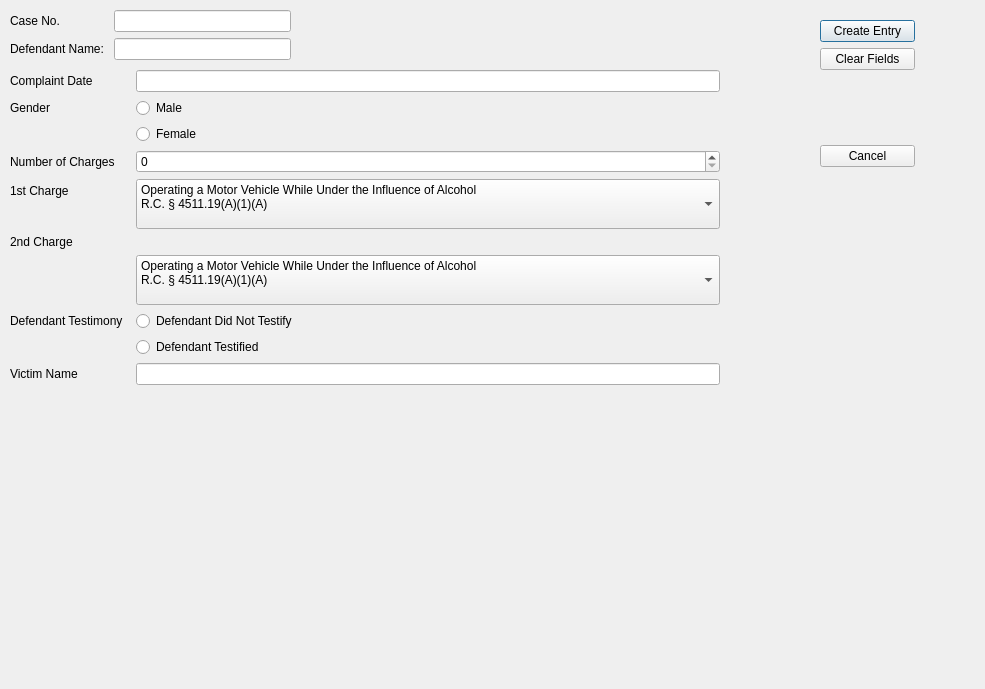
<?xml version="1.0" encoding="UTF-8"?>
<ui version="4.0">
 <class>JuryInstructionsDialog</class>
 <widget class="QDialog" name="JuryInstructionsDialog">
  <property name="geometry">
   <rect>
    <x>0</x>
    <y>0</y>
    <width>985</width>
    <height>689</height>
   </rect>
  </property>
  <property name="windowTitle">
   <string>Jury Instructions</string>
  </property>
  <widget class="QWidget" name="layoutWidget">
   <property name="geometry">
    <rect>
     <x>10</x>
     <y>10</y>
     <width>281</width>
     <height>52</height>
    </rect>
   </property>
   <layout class="QFormLayout" name="formLayout">
    <item row="0" column="0">
     <widget class="QLabel" name="label">
      <property name="text">
       <string>Case No.</string>
      </property>
     </widget>
    </item>
    <item row="0" column="1">
     <widget class="QLineEdit" name="CaseNo_lineEdit"/>
    </item>
    <item row="1" column="0">
     <widget class="QLabel" name="label_2">
      <property name="text">
       <string>Defendant Name: </string>
      </property>
     </widget>
    </item>
    <item row="1" column="1">
     <widget class="QLineEdit" name="DefendantName_lineEdit"/>
    </item>
   </layout>
  </widget>
  <widget class="QWidget" name="layoutWidget">
   <property name="geometry">
    <rect>
     <x>820</x>
     <y>20</y>
     <width>95</width>
     <height>147</height>
    </rect>
   </property>
   <layout class="QVBoxLayout" name="verticalLayout">
    <item>
     <widget class="QPushButton" name="pushButton">
      <property name="text">
       <string>Create Entry</string>
      </property>
     </widget>
    </item>
    <item>
     <widget class="QPushButton" name="pushButton_2">
      <property name="text">
       <string>Clear Fields</string>
      </property>
     </widget>
    </item>
    <item>
     <spacer name="verticalSpacer">
      <property name="orientation">
       <enum>Qt::Vertical</enum>
      </property>
      <property name="sizeHint" stdset="0">
       <size>
        <width>20</width>
        <height>58</height>
       </size>
      </property>
     </spacer>
    </item>
    <item>
     <widget class="QPushButton" name="pushButton_3">
      <property name="text">
       <string>Cancel</string>
      </property>
     </widget>
    </item>
   </layout>
  </widget>
  <widget class="QWidget" name="layoutWidget">
   <property name="geometry">
    <rect>
     <x>10</x>
     <y>70</y>
     <width>710</width>
     <height>341</height>
    </rect>
   </property>
   <layout class="QFormLayout" name="formLayout_2">
    <item row="0" column="0">
     <widget class="QLabel" name="label_3">
      <property name="text">
       <string>Complaint Date</string>
      </property>
     </widget>
    </item>
    <item row="0" column="1">
     <widget class="QLineEdit" name="ComplaintDate_lineEdit"/>
    </item>
    <item row="1" column="0">
     <widget class="QLabel" name="label_7">
      <property name="text">
       <string>Gender</string>
      </property>
     </widget>
    </item>
    <item row="2" column="1">
     <widget class="QRadioButton" name="radioButton_4">
      <property name="text">
       <string>Female</string>
      </property>
      <attribute name="buttonGroup">
       <string notr="true">buttonGroup_2</string>
      </attribute>
     </widget>
    </item>
    <item row="4" column="0">
     <widget class="QLabel" name="label_4">
      <property name="text">
       <string>1st Charge</string>
      </property>
     </widget>
    </item>
    <item row="4" column="1">
     <widget class="QComboBox" name="FirstCharge_comboBox">
      <property name="sizePolicy">
       <sizepolicy hsizetype="Preferred" vsizetype="Fixed">
        <horstretch>0</horstretch>
        <verstretch>0</verstretch>
       </sizepolicy>
      </property>
      <property name="minimumSize">
       <size>
        <width>0</width>
        <height>50</height>
       </size>
      </property>
      <item>
       <property name="text">
        <string>Operating a Motor Vehicle While Under the Influence of Alcohol 
R.C. § 4511.19(A)(1)(A)
</string>
       </property>
      </item>
      <item>
       <property name="text">
        <string>Operating a Motor Vehicle with a Prohibited Concentration of Alcohol 
R.C. § 4511.19(A)(1)(D)
</string>
       </property>
      </item>
     </widget>
    </item>
    <item row="5" column="0">
     <widget class="QLabel" name="label_5">
      <property name="text">
       <string>2nd Charge</string>
      </property>
     </widget>
    </item>
    <item row="6" column="1">
     <widget class="QComboBox" name="SecondCharge_comboBox">
      <property name="minimumSize">
       <size>
        <width>0</width>
        <height>50</height>
       </size>
      </property>
      <item>
       <property name="text">
        <string>Operating a Motor Vehicle While Under the Influence of Alcohol 
R.C. § 4511.19(A)(1)(A)
</string>
       </property>
      </item>
      <item>
       <property name="text">
        <string>Operating a Motor Vehicle with a Prohibited Concentration of Alcohol 
R.C. § 4511.19(A)(1)(D)
</string>
       </property>
      </item>
     </widget>
    </item>
    <item row="7" column="1">
     <widget class="QRadioButton" name="radioButton_2">
      <property name="text">
       <string>Defendant Did Not Testify</string>
      </property>
      <attribute name="buttonGroup">
       <string notr="true">buttonGroup</string>
      </attribute>
     </widget>
    </item>
    <item row="9" column="0">
     <widget class="QLabel" name="label_6">
      <property name="text">
       <string>Victim Name</string>
      </property>
     </widget>
    </item>
    <item row="9" column="1">
     <widget class="QLineEdit" name="VictimName_lineEdit"/>
    </item>
    <item row="1" column="1">
     <widget class="QRadioButton" name="radioButton_3">
      <property name="text">
       <string>Male</string>
      </property>
      <attribute name="buttonGroup">
       <string notr="true">buttonGroup_2</string>
      </attribute>
     </widget>
    </item>
    <item row="8" column="1">
     <widget class="QRadioButton" name="radioButton">
      <property name="text">
       <string>Defendant Testified</string>
      </property>
      <attribute name="buttonGroup">
       <string notr="true">buttonGroup</string>
      </attribute>
     </widget>
    </item>
    <item row="7" column="0">
     <widget class="QLabel" name="label_8">
      <property name="text">
       <string>Defendant Testimony  </string>
      </property>
     </widget>
    </item>
    <item row="3" column="0">
     <widget class="QLabel" name="label_9">
      <property name="text">
       <string>Number of Charges</string>
      </property>
     </widget>
    </item>
    <item row="3" column="1">
     <widget class="QSpinBox" name="spinBox"/>
    </item>
   </layout>
  </widget>
 </widget>
 <tabstops>
  <tabstop>CaseNo_lineEdit</tabstop>
  <tabstop>DefendantName_lineEdit</tabstop>
  <tabstop>ComplaintDate_lineEdit</tabstop>
  <tabstop>FirstCharge_comboBox</tabstop>
  <tabstop>radioButton_2</tabstop>
  <tabstop>pushButton</tabstop>
  <tabstop>pushButton_2</tabstop>
  <tabstop>pushButton_3</tabstop>
 </tabstops>
 <resources/>
 <connections>
  <connection>
   <sender>pushButton_3</sender>
   <signal>clicked()</signal>
   <receiver>JuryInstructionsDialog</receiver>
   <slot>reject()</slot>
   <hints>
    <hint type="sourcelabel">
     <x>821</x>
     <y>165</y>
    </hint>
    <hint type="destinationlabel">
     <x>387</x>
     <y>108</y>
    </hint>
   </hints>
  </connection>
  <connection>
   <sender>pushButton_2</sender>
   <signal>clicked()</signal>
   <receiver>CaseNo_lineEdit</receiver>
   <slot>clear()</slot>
   <hints>
    <hint type="sourcelabel">
     <x>821</x>
     <y>72</y>
    </hint>
    <hint type="destinationlabel">
     <x>272</x>
     <y>15</y>
    </hint>
   </hints>
  </connection>
  <connection>
   <sender>pushButton_2</sender>
   <signal>clicked()</signal>
   <receiver>DefendantName_lineEdit</receiver>
   <slot>clear()</slot>
   <hints>
    <hint type="sourcelabel">
     <x>821</x>
     <y>72</y>
    </hint>
    <hint type="destinationlabel">
     <x>278</x>
     <y>45</y>
    </hint>
   </hints>
  </connection>
  <connection>
   <sender>pushButton</sender>
   <signal>clicked()</signal>
   <receiver>JuryInstructionsDialog</receiver>
   <slot>create_entry()</slot>
   <hints>
    <hint type="sourcelabel">
     <x>821</x>
     <y>23</y>
    </hint>
    <hint type="destinationlabel">
     <x>389</x>
     <y>0</y>
    </hint>
   </hints>
  </connection>
 </connections>
 <slots>
  <slot>create_entry()</slot>
 </slots>
 <buttongroups>
  <buttongroup name="buttonGroup"/>
  <buttongroup name="buttonGroup_2"/>
 </buttongroups>
</ui>
